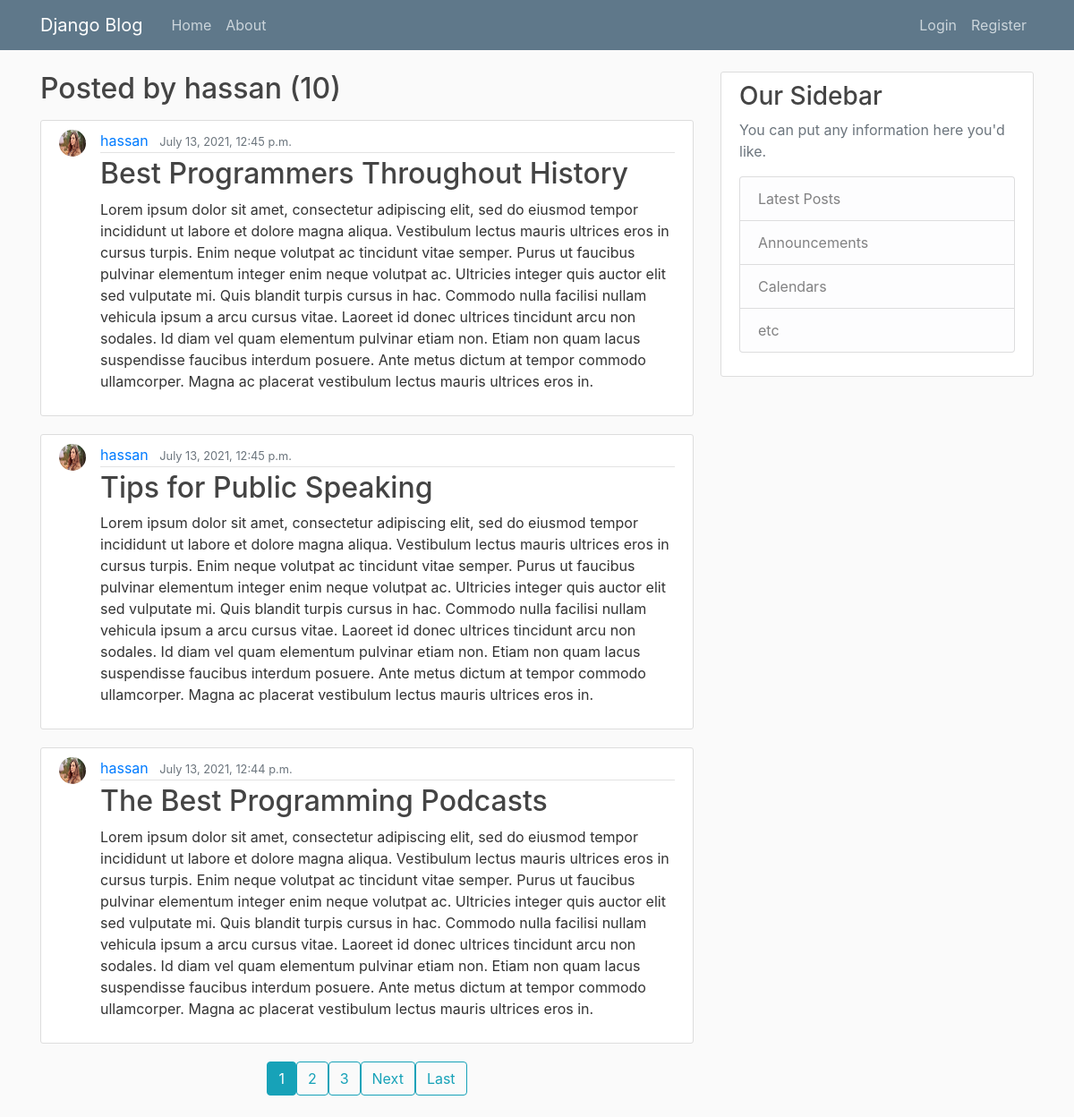
/user/hassan/posts/, run on the app's committed database.
### blog/models.py (models this page shows, shortened)
class Post(models.Model):
    title = models.CharField(max_length=100)
    content = models.TextField()
    date_posted = models.DateTimeField(default=timezone.now)
    author = models.ForeignKey(User, on_delete=models.CASCADE)

### users/models.py (models this page shows, shortened)
class Profile(models.Model):
    user = models.OneToOneField(User, on_delete=models.CASCADE)
    image = models.ImageField(default="default.jpg", upload_to="profile_images")

### blog/views.py (the view)
# urls.py: path('user/<str:username>/posts/', UserPostListView.as_view(), name="user-posts"),
class UserPostListView(ListView):
    model = Post
    template_name = "blog/user_posts.html"
    context_object_name = "posts"
    paginate_by = 3
    def get_queryset(self):
        user = get_object_or_404(User, username=self.kwargs.get("username"))
        return Post.objects.filter(author=user).order_by("-date_posted")

### blog/templates/blog/user_posts.html (shortened to what this page needs)
{% extends "blog/base.html" %}
{% block content %}
<h2 class="mb-3">Posted by {{ view.kwargs.username }} ({{ page_obj.paginator.count }})</h2>
{% for post in posts %}
<article class="media content-section">
    <img class="rounded-circle article-img" src="{{post.author.profile.image.url}}">
    <div class="media-body">
        <div class="article-metadata">
            <a class="mr-2" href="{% url 'user-posts' post.author.username %}">{{ post.author }}</a>
            <small class="text-muted">{{ post.date_posted }}</small>
        </div>
        <h2><a class="article-title" href="{% url 'post-detail' post.id  %}">{{ post.title }}</a></h2>
        <p class="article-content">{{ post.content }}</p>
    </div>
</article>
{% endfor %}
{% if is_paginated %}
<div class="d-flex justify-content-center">
    {% for num in page_obj.paginator.page_range %}
    {% if page_obj.number == num %}
    <a class="btn btn-info mb-4" href="?page={{ num }}">{{ num }}</a>
    {% elif num > page_obj.number|add:"-3" and num < page_obj.number|add:"3" %}
    <a class="btn btn-outline-info mb-4" href="?page={{ num }}">{{ num }}</a>
    {% endif %}
    {% endfor %}
    {% if page_obj.has_next %}
    <a class="btn btn-outline-info mb-4" href="?page={{ page_obj.next_page_number }}">Next</a>
    <a class="btn btn-outline-info mb-4" href="?page={{ page_obj.paginator.num_pages }}">Last</a>
    {% endif %}
</div>
{% endif %}
{% endblock content %}

### blog/static/blog/main.css (style rules this page uses)
body { background: #fafafa; color: #333333; margin-top: 5rem; }
h1, h2, h3, h4, h5, h6 { color: #444444; }
.content-section { background: #ffffff; padding: 10px 20px; border: 1px solid #dddddd; border-radius: 3px; margin-bottom: 20px; }
.article-title { color: #444444; }
.article-content { white-space: pre-line; }
.article-img { height: 30px; width: 30px; margin-right: 16px; }
.article-metadata { padding-bottom: 1px; margin-bottom: 4px; border-bottom: 1px solid #e3e3e3 }

### data on the page
Post: author.profile.image (picture), author "hassan", date_posted "July 13, 2021, 12:45 p.m.", title "Best Programmers Throughout History", content "Lorem ipsum dolor sit amet, consectetur adipiscing elit, sed do eiusmod tempor incididunt ut labore et dolore magna aliqua. Vestibulum lectus mauris ultrices eros in cursus turpis. Enim neque volutpat ac tincidunt vitae semper. Purus ut faucibus pulvinar elementum integer enim neque volutpat ac. Ultricies integer quis auctor elit sed vulputate mi. Quis blandit turpis cursus in hac. Commodo nulla facilisi nullam vehicula ipsum a arcu cursus vitae. Laoreet id donec ultrices tincidunt arcu non sodales. Id diam vel quam elementum pulvinar etiam non. Etiam non quam lacus suspendisse faucibus interdum posuere. Ante metus dictum at tempor commodo ullamcorper. Magna ac placerat vestibulum lectus…"
Post: author.profile.image (picture), author "hassan", date_posted "July 13, 2021, 12:45 p.m.", title "Tips for Public Speaking", content "Lorem ipsum dolor sit amet, consectetur adipiscing elit, sed do eiusmod tempor incididunt ut labore et dolore magna aliqua. Vestibulum lectus mauris ultrices eros in cursus turpis. Enim neque volutpat ac tincidunt vitae semper. Purus ut faucibus pulvinar elementum integer enim neque volutpat ac. Ultricies integer quis auctor elit sed vulputate mi. Quis blandit turpis cursus in hac. Commodo nulla facilisi nullam vehicula ipsum a arcu cursus vitae. Laoreet id donec ultrices tincidunt arcu non sodales. Id diam vel quam elementum pulvinar etiam non. Etiam non quam lacus suspendisse faucibus interdum posuere. Ante metus dictum at tempor commodo ullamcorper. Magna ac placerat vestibulum lectus…"
Post: author.profile.image (picture), author "hassan", date_posted "July 13, 2021, 12:44 p.m.", title "The Best Programming Podcasts", content "Lorem ipsum dolor sit amet, consectetur adipiscing elit, sed do eiusmod tempor incididunt ut labore et dolore magna aliqua. Vestibulum lectus mauris ultrices eros in cursus turpis. Enim neque volutpat ac tincidunt vitae semper. Purus ut faucibus pulvinar elementum integer enim neque volutpat ac. Ultricies integer quis auctor elit sed vulputate mi. Quis blandit turpis cursus in hac. Commodo nulla facilisi nullam vehicula ipsum a arcu cursus vitae. Laoreet id donec ultrices tincidunt arcu non sodales. Id diam vel quam elementum pulvinar etiam non. Etiam non quam lacus suspendisse faucibus interdum posuere. Ante metus dictum at tempor commodo ullamcorper. Magna ac placerat vestibulum lectus…"

### other printed values
{{ view.kwargs.username }} "hassan"
{{ page_obj.paginator.count }} "10"
{{ num }} "1"
{{ num }} "2" "3"
